Frame 1 (no input): blank canvas, image omitted
Frame 60 (no input): blank canvas, image omitted
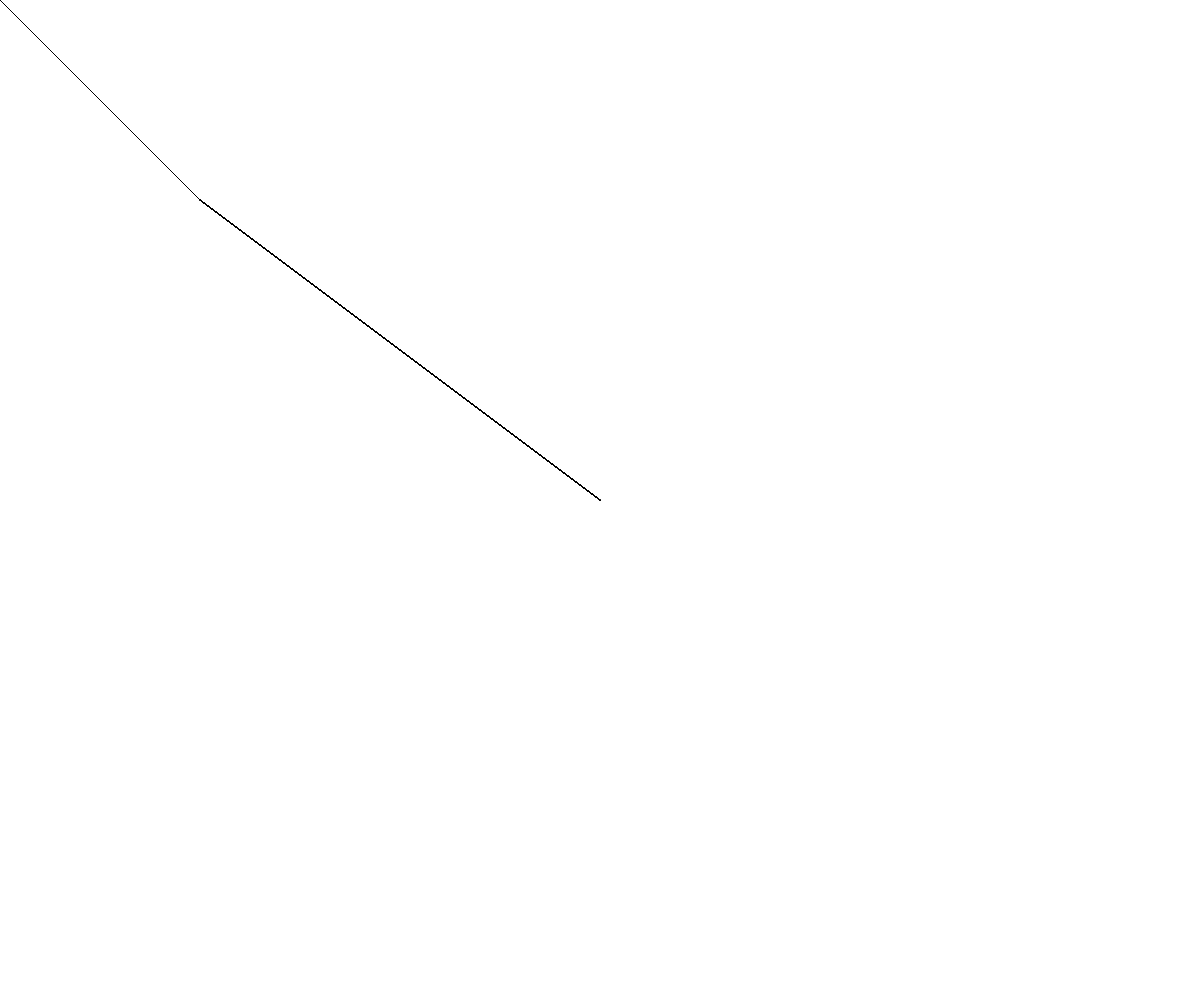
Frame 120 (the mouse pressed at the canvas centre since frame 60)

The p5.js sketch whose frames 1 and 60 were blank and that drew this single picture after the mouse press (run headless with seeded random() and noise() and a simulated clock; from frame 60 on, the mouse is pressed at the canvas centre):

// p5.js sketch
// ── sketch.js
function setup() {
  createCanvas(windowWidth,windowHeight);
  
}

function draw() {

  if (mouseX <150 && mouseX>0 && mouseY <150 && mouseX>0)
  {
 rect(mouseX,mouseY,100,100);
}
else
{
line(mouseX,mouseY,200,200);

} 
  
}
